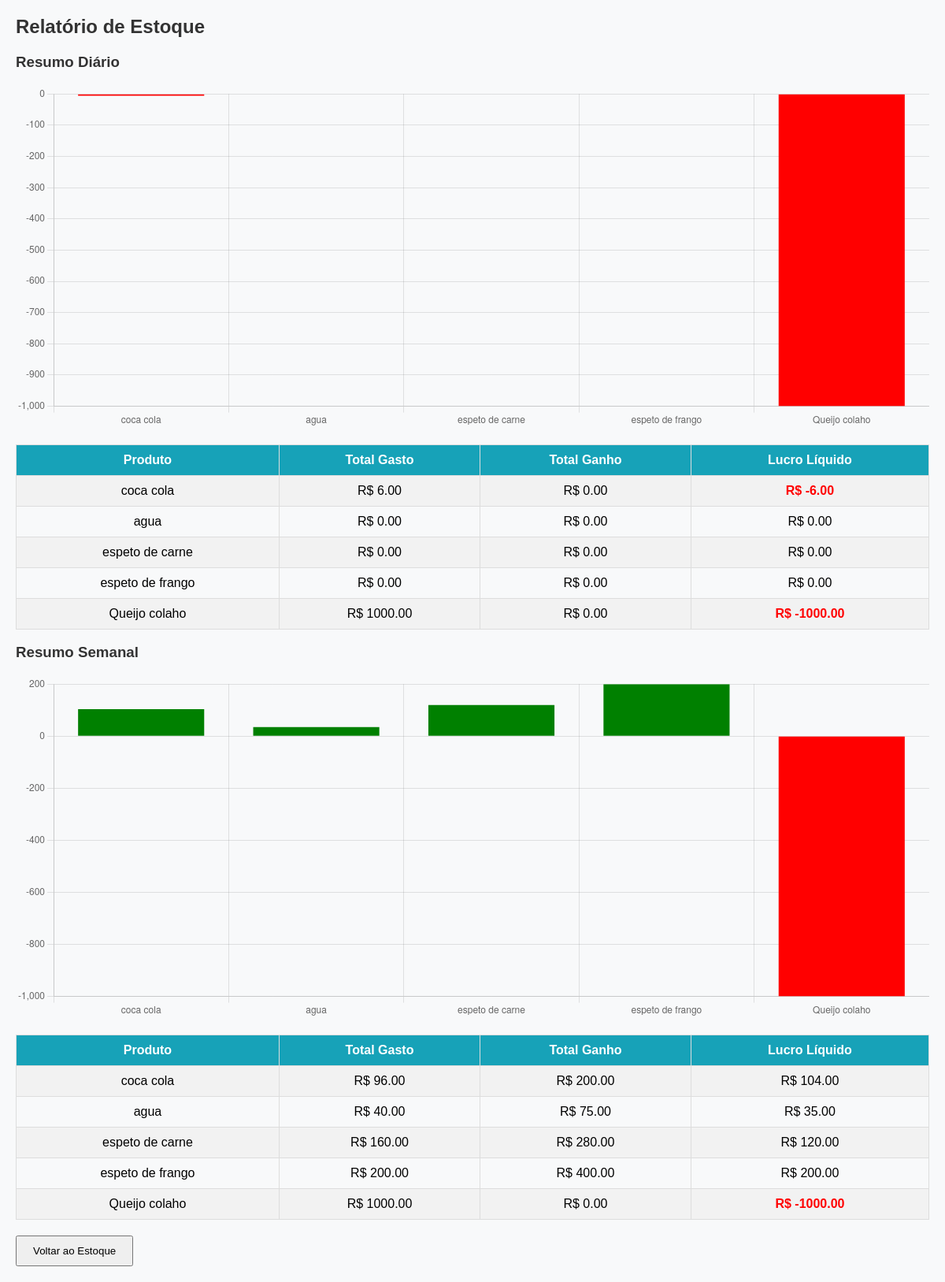
The app's page /relatorio with its own data.
### app.py (models this page shows)
class Produto(db.Model):
    id = db.Column(db.Integer, primary_key=True)
    nome = db.Column(db.String(100), nullable=False)
    qtd = db.Column(db.Integer, default=0)
    valor_compra = db.Column(db.Float, nullable=False)
    valor_venda = db.Column(db.Float, nullable=False)

### app.py (the view)
@app.route("/relatorio")
def relatorio():
    hoje = datetime.today()
    semana_atras = hoje - timedelta(days=7)
    produtos = Produto.query.all()
    relatorio_diario = []
    relatorio_semanal = []
    for p in produtos:
        movimentos_dia = Movimento.query.filter(
            Movimento.produto_id==p.id,
            Movimento.data >= hoje.replace(hour=0, minute=0, second=0, microsecond=0)
        ).all()
        total_gasto_dia = sum(m.quantidade*m.valor_unitario for m in movimentos_dia if m.tipo=='entrada')
        total_ganho_dia = sum(m.quantidade*m.valor_unitario for m in movimentos_dia if m.tipo=='saida')
        relatorio_diario.append({
            'nome': p.nome,
            'total_gasto': total_gasto_dia,
            'total_ganho': total_ganho_dia
        })
        movimentos_semana = Movimento.query.filter(
            Movimento.produto_id==p.id,
            Movimento.data >= semana_atras
        ).all()
        total_gasto_sem = sum(m.quantidade*m.valor_unitario for m in movimentos_semana if m.tipo=='entrada')
        total_ganho_sem = sum(m.quantidade*m.valor_unitario for m in movimentos_semana if m.tipo=='saida')
        relatorio_semanal.append({
            'nome': p.nome,
            'total_gasto': total_gasto_sem,
            'total_ganho': total_ganho_sem
        })
    return render_template(
        "relatorio.html",
        relatorio_diario=relatorio_diario,
        relatorio_semanal=relatorio_semanal
    )

### templates/relatorio.html (shortened to what this page needs)
<!DOCTYPE html>
<html lang="pt-BR">
<head>
</head>
<body>
<h2>Relatório de Estoque</h2>
<h3>Resumo Diário</h3>
<canvas id="graficoDiario" width="400" height="150"></canvas>
<table>
<tr>
  <th>Produto</th>
  <th>Total Gasto</th>
  <th>Total Ganho</th>
  <th>Lucro Líquido</th>
</tr>
{% for r in relatorio_diario %}
<tr>
  <td>{{ r.nome }}</td>
  <td>R$ {{ "%.2f"|format(r.total_gasto) }}</td>
  <td>R$ {{ "%.2f"|format(r.total_ganho) }}</td>
  <td class="{{ 'negativo' if (r.total_ganho - r.total_gasto)<0 else '' }}">
      R$ {{ "%.2f"|format(r.total_ganho - r.total_gasto) }}
  </td>
</tr>
{% endfor %}
</table>
<h3>Resumo Semanal</h3>
<canvas id="graficoSemanal" width="400" height="150"></canvas>
<table>
<tr>
  <th>Produto</th>
  <th>Total Gasto</th>
  <th>Total Ganho</th>
  <th>Lucro Líquido</th>
</tr>
{% for r in relatorio_semanal %}
<tr>
  <td>{{ r.nome }}</td>
  <td>R$ {{ "%.2f"|format(r.total_gasto) }}</td>
  <td>R$ {{ "%.2f"|format(r.total_ganho) }}</td>
  <td class="{{ 'negativo' if (r.total_ganho - r.total_gasto)<0 else '' }}">
      R$ {{ "%.2f"|format(r.total_ganho - r.total_gasto) }}
  </td>
</tr>
{% endfor %}
</table>
<a href="/" style="text-decoration:none;">
  <button>Voltar ao Estoque</button>
</a>
<script>
// Dados para gráfico diário
const nomesDiario = {{ relatorio_diario|map(attribute='nome')|list|tojson }};
const lucrosDiario = {{ relatorio_diario|map(attribute='total_ganho')|list|tojson }};
const gastosDiario = {{ relatorio_diario|map(attribute='total_gasto')|list|tojson }};
const lucroLiquidoDiario = lucrosDiario.map((g, i) => g - gastosDiario[i]);
const ctxDiario = document.getElementById('graficoDiario').getContext('2d');
new Chart(ctxDiario, {
    type: 'bar',
    data: {
        labels: nomesDiario,
        datasets: [{
            label: 'Lucro Líquido Diário',
            data: lucroLiquidoDiario,
            backgroundColor: lucroLiquidoDiario.map(v => v < 0 ? 'red' : 'green')
        }]
    },
    options: { responsive: true, plugins: { legend: { display: false } } }
});
// Dados para gráfico semanal
const nomesSemanal = {{ relatorio_semanal|map(attribute='nome')|list|tojson }};
const lucrosSemanal = {{ relatorio_semanal|map(attribute='total_ganho')|list|tojson }};
const gastosSemanal = {{ relatorio_semanal|map(attribute='total_gasto')|list|tojson }};
const lucroLiquidoSemanal = lucrosSemanal.map((g, i) => g - gastosSemanal[i]);
const ctxSemanal = document.getElementById('graficoSemanal').getContext('2d');
new Chart(ctxSemanal, {
    type: 'bar',
    data: {
        labels: nomesSemanal,
        datasets: [{
            label: 'Lucro Líquido Semanal',
            data: lucroLiquidoSemanal,
            backgroundColor: lucroLiquidoSemanal.map(v => v < 0 ? 'red' : 'green')
        }]
    },
    options: { responsive: true, plugins: { legend: { display: false } } }
});
</script>
</body>
</html>

### templates/relatorio.html (style rules this page uses)
body { font-family: Arial, sans-serif; margin: 20px; background-color: #f8f9fa; }
h2, h3 { color: #333; }
table { width: 100%; border-collapse: collapse; margin-top: 20px; }
th, td { border: 1px solid #ddd; padding: 10px; text-align: center; }
th { background-color: #17a2b8; color: white; }
tr:nth-child(even) { background-color: #f2f2f2; }
.negativo { color: red; font-weight: bold; }
button { padding: 10px 20px; margin-top: 20px; cursor: pointer; }

### records on screen
Produto: nome "coca cola", total_gasto "6.00", total_ganho "0.00", total_ganho "-6.00", total_gasto "96.00", total_ganho "200.00", total_ganho "104.00"
Produto: nome "agua", total_gasto "0.00", total_ganho "0.00", total_gasto "40.00", total_ganho "75.00", total_ganho "35.00"
Produto: nome "espeto de carne", total_gasto "0.00", total_ganho "0.00", total_gasto "160.00", total_ganho "280.00", total_ganho "120.00"
Produto: nome "espeto de frango", total_gasto "0.00", total_ganho "0.00", total_gasto "200.00", total_ganho "400.00", total_ganho "200.00"
Produto: nome "Queijo colaho", total_gasto "1000.00", total_ganho "0.00", total_ganho "-1000.00"

### other values on screen
chart data {{ relatorio_diario|map(attribute='nome')|list|tojson }} ["coca cola", "agua", "espeto de carne", "espeto de frango", "Queijo colaho"]
chart data {{ relatorio_diario|map(attribute='total_ganho')|list|tojson }} [0, 0, 0, 0, 0]
chart data {{ relatorio_diario|map(attribute='total_gasto')|list|tojson }} [6.0, 0, 0, 0, 1000.0]
chart data {{ relatorio_semanal|map(attribute='nome')|list|tojson }} ["coca cola", "agua", "espeto de carne", "espeto de frango", "Queijo colaho"]
